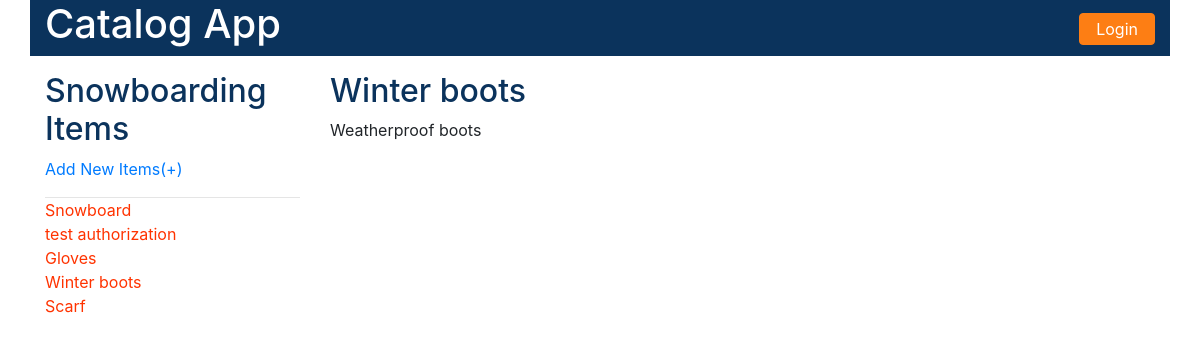
Page /catalog/Snowboarding/Winter boots/ on the earlier database version.
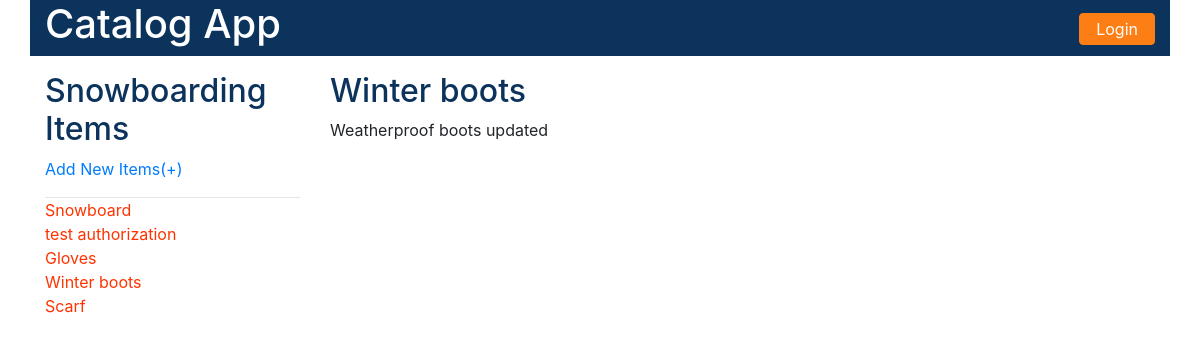
Same page on the later database version.
### models.py (models this page shows, shortened)
class Item(Base):
    __tablename__ = 'item'
    id = Column(Integer, primary_key=True)
    name = Column(String(250))
    description = Column(String(1500))
    category_id = Column(Integer, ForeignKey('category.id'))
    user_id = Column(Integer, ForeignKey('user.id'))
    category = relationship(Category)
    user = relationship(User)

### catalogViews.py (the view)
@app.route('/catalog/<category_name>/<item_name>/')
def show_item(category_name, item_name):
    try:
        category = session.query(Category).filter_by(
            name=category_name).first()
        if category is not None:
            item = session.query(Item).filter_by(category_id=category.id,
                                                 name=item_name).first()
            items = session.query(Item).filter_by(category_id=category.id
                                                  ).order_by(Item.category_id
                                                             ).all()
            try:
                suser_id = login_session['user_id']
            except:
                suser_id = None
            if 'username' not in login_session or item.user_id != suser_id:
                return render_template('public_item.html',
                                       category=category, item=item,
                                       items=items)
            else:
                return render_template('item.html',
                                       category=category,
                                       item=item, items=items)
        else:
            return "No Item Info to display"
    except:
        print("show_item: Exception communicating with the database.")

### templates/public_item.html (shortened to what this page needs)
<!DOCTYPE html>
<html lang="en">
<head>
    <link rel="stylesheet" href="{{ url_for('static', filename='css/bootstrap.css') }}">
    <link rel="stylesheet" href="{{ url_for('static', filename='css/style.css') }}">
</head>
<body>
<main class="container">
    <header class="row">
        <h1 class="col-md-4 text-left"><a href="{{url_for('show_categories')}}" style="color:white">Catalog App</a></h1>
        <div class="col-md-6"></div>
        <div class="col-md-2 text-right">
            {% if not session['username'] %}
            <form method="GET" action="{{url_for('showLogin')}}">
                <button type="submit" class="text-center btn btn-default login">Login</button>
            </form>
            {% endif %}
        </div>
    </header>
    <section class="row vdivide">
        <sidebar class="col-md-3">
            <h2>{{category.name}} Items</h2>
            <form action="#" method="POST">
                <a href="{{url_for('add_category')}}">Add New Items(+)</a>
                <hr/>
                <ul class="text-left">
                    {% for item in items %}
                    <li><a
                            href="{{url_for('show_item', category_name = category.name, item_name = item.name)}}"><span
                            class="item-category">{{item.name}}</span></a>
                    </li>
                    {% endfor %}
                </ul>
            </form>
        </sidebar>
        <section class="col-md-9 items">
            <h2>{{item.name}}</h2>
            <div>{{item.description}}</div>
            <br/>
            <br/>
        </section>
    </section>
</main>
</body>
</html>

Differences in the rows shown:
changed Item "Winter boots": description "Weatherproof boots" → "Weatherproof boots updated"
